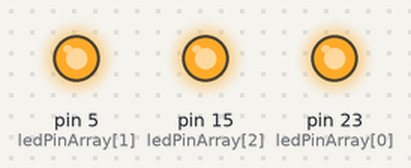
Recording of a sketch running on a simulated Arduino Mega 2560, built with avr-gcc and run on an emulated ATmega2560. Parts: output pins drawn as LEDs (lit = HIGH).

Above: at 0.3 s.
At 3.1 s:
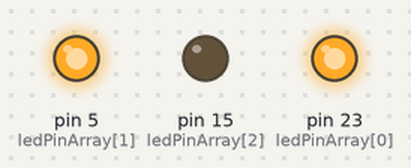
At 4.8 s:
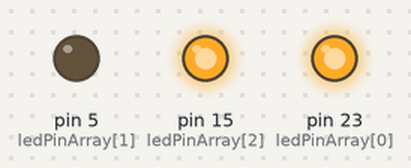
At 6.5 s:
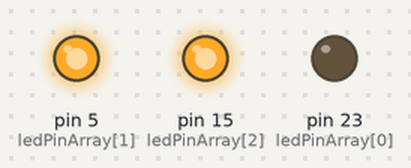
Timing chart, 0 to 7.4 s (numbered marks = the images above):
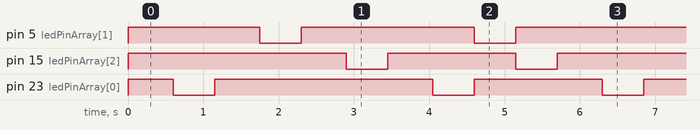

The sketch:

005-00_RGB_color_check.ino
```cpp
/**********************************************************************
* Filename    : 005-00_RGB_color_check
* Description : Use RGB LED to show one color at a time,
* just to check that it works
* Auther      : Alternative Solutions
* Modification: 2026/02/08
**********************************************************************/

#define DELAY_TIME   50

//define LED pin Array Red(IO 23), Green(IO 5), Blue(IO 15)
const byte ledPinArray[] = {23, 5, 15};
int ledPinArraySize = 0;

// the setup function runs once when you press reset or power the board
void setup() {
  ledPinArraySize = sizeof(ledPinArray);
  // configure the LEDs pin as OUTPUT.
  for (int i = 0; i < ledPinArraySize; i++) {
    pinMode(ledPinArray[i], OUTPUT);
  }
}


// the loop function runs over and over again forever
void loop() {
  clearAllLeds();
  //turn red LED ON
  delay(11 * DELAY_TIME);
  digitalWrite(ledPinArray[0], LOW);
  delay(11 * DELAY_TIME);

  clearAllLeds();
  //turn green LED ON
  delay(11 * DELAY_TIME);
  digitalWrite(ledPinArray[1], LOW);
  delay(11 * DELAY_TIME);

  clearAllLeds();
  //turn Blue LED ON
  delay(11 * DELAY_TIME);
  digitalWrite(ledPinArray[2], LOW);
  delay(11 * DELAY_TIME);

  clearAllLeds();
  //turn red LED ON
  delay(11 * DELAY_TIME);
  digitalWrite(ledPinArray[0], LOW);
  delay(11 * DELAY_TIME);
  //turn green LED ON
  digitalWrite(ledPinArray[0], HIGH);
  digitalWrite(ledPinArray[1], LOW);
  delay(11 * DELAY_TIME);
  //turn Blue LED ON
  digitalWrite(ledPinArray[1], HIGH);
  digitalWrite(ledPinArray[2], LOW);
  delay(11 * DELAY_TIME);

}

void clearAllLeds() {
  for (int i = 0; i < ledPinArraySize; i++) {
    digitalWrite(ledPinArray[i], HIGH);
  }
  delay(DELAY_TIME);
}
```

Measured:
- by itself, pin 5 (ledPinArray[1]): repeats every 2.9 s: LOW 0.55 s, HIGH 2.3 s
- by itself, pin 15 (ledPinArray[2]): repeats every 5.7 s: LOW 0.55 s, HIGH 1.7 s, LOW 0.55 s, HIGH 2.9 s
- by itself, pin 23 (ledPinArray[0]): repeats every 5.7 s: LOW 0.55 s, HIGH 2.9 s, LOW 0.55 s, HIGH 1.7 s
